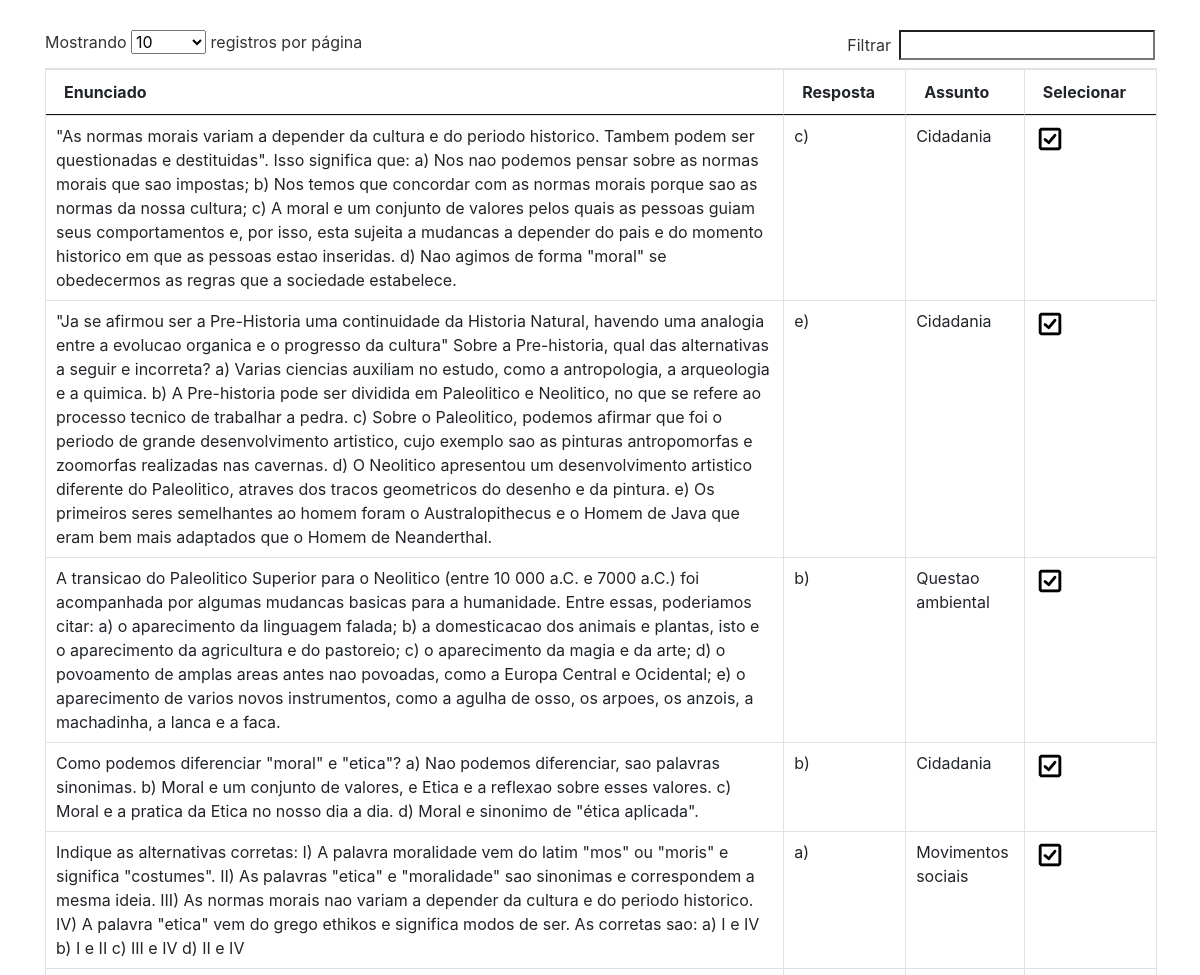
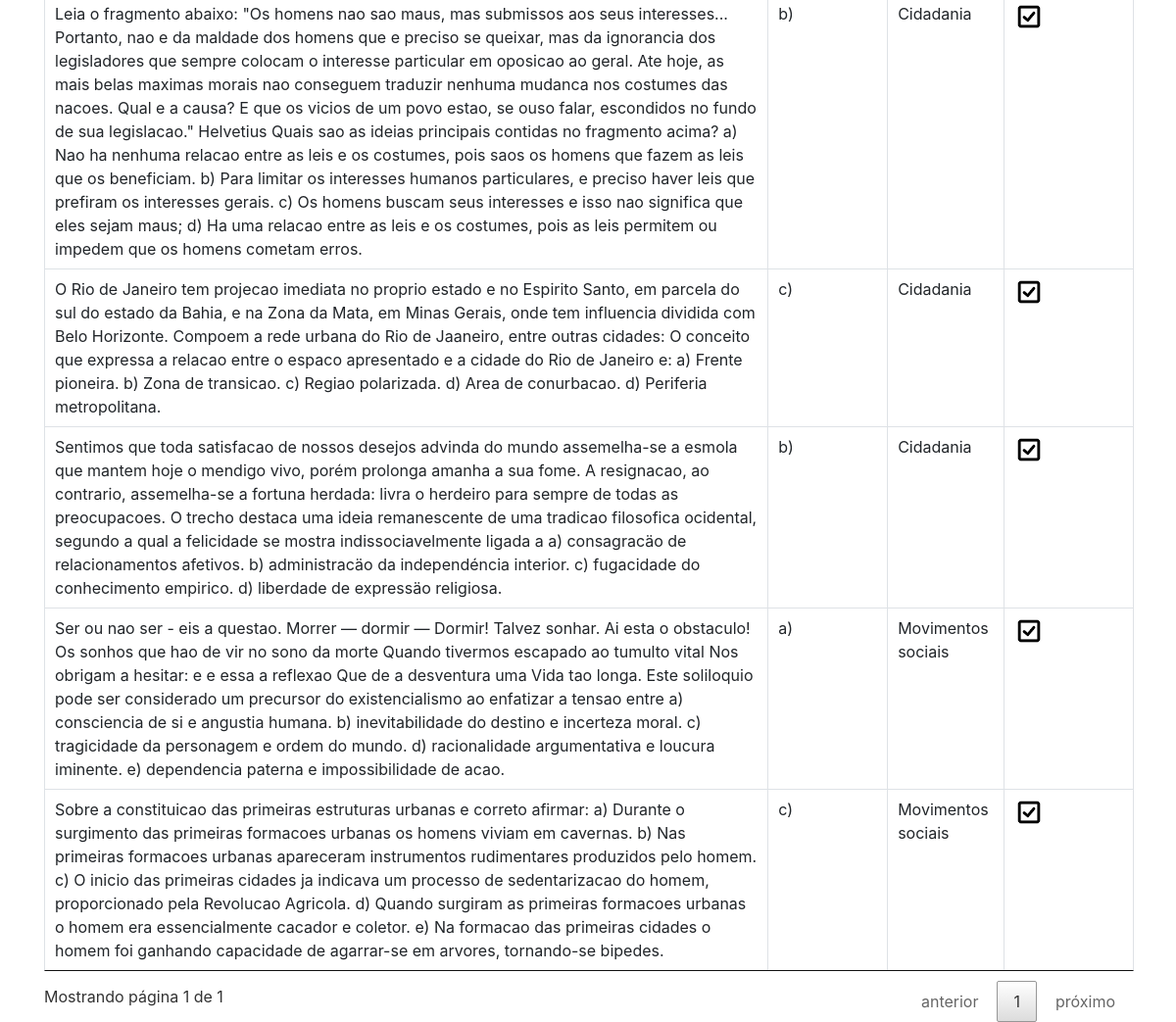
Page /list_hum.php on the committed database (2 pictures, top to bottom).
### tables this page shows
CREATE TABLE IF NOT EXISTS `questoes` (
  `idquestao` int(11) NOT NULL AUTO_INCREMENT,
  `questao` varchar(1000) NOT NULL,
  `resposta` varchar(20) NOT NULL,
  `img` varchar(500) DEFAULT NULL,
  `disciplina` varchar(30) NOT NULL,
  `assunto` varchar(100) NOT NULL,
  PRIMARY KEY (`idquestao`)
);

### list_hum.php (the view, shortened to what this page needs)
<?php
    require_once 'conexao.php';
?>
<!DOCTYPE html>
<html lang="pt-br">
<head>
    <link rel="stylesheet" href="css/bootstrap.min.css">
    <link rel="stylesheet" href="css/datatable.css">
    <link rel="stylesheet" href="css/dataTables.bootstrap.min.css">
</head>
<body>
<div class="container" style="position:relative;top:30px;">
        <table id="tabela" class="table table-bordered table-hover">
            <thead>
                <tr class="th">
                    <th>Enunciado</th>
                    <th>Resposta</th>
                    <th>Assunto</th>
                    <th>Selecionar</th>
                </tr>
            </thead>
            <tbody>
                <?php
                    $sql = "SELECT * FROM questoes WHERE disciplina = 'Ciencias Humanas'";
                    $resultado = mysqli_query($conn, $sql);
                    while($row = mysqli_fetch_array($resultado)):
                ?>
                <tr>
                    <td><?php echo utf8_encode($row['questao'])?></td>
                    <td><?php echo utf8_encode($row['resposta'])?></td>
                    <td><?php echo utf8_encode($row['assunto'])?></td>
                    <td><img src="img/selecionar.png" width="30px;"></td>
                </tr>
                <?php
                    endwhile;
                ?>
            </tbody>
        </table>
    </div>
</body>
</html>
</body>
</html>

### css/datatable.css (style rules this page uses)
table.dataTable { width:100%;margin:0 auto;clear:both;border-collapse:separate;border-spacing:0 }
table.dataTable thead th,table.dataTable tfoot th { font-weight:bold }
table.dataTable thead th,table.dataTable thead td { padding:10px 18px;border-bottom:1px solid #111 }
table.dataTable thead .sorting,table.dataTable thead .sorting_asc,table.dataTable thead .sorting_desc,table.dataTable thead .sorting_asc_disabled,table.dataTable thead .sorting_desc_disabled { cursor:pointer;*cursor:hand;background-repeat:no-repeat;background-position:center right }
table.dataTable thead .sorting { background-image:url("../images/sort_both.png") }
table.dataTable thead .sorting_asc { background-image:url("../images/sort_asc.png") }
table.dataTable tbody tr { background-color:#ffffff }
table.dataTable tbody th,table.dataTable tbody td { padding:8px 10px }
table.dataTable.no-footer { border-bottom:1px solid #111 }
table.dataTable,table.dataTable th,table.dataTable td { box-sizing:content-box }

### rows in the picture
questoes: questao "Sobre a constituicao das primeiras estruturas urbanas e correto afirmar: a) Durante o surgimento das primeiras formacoes urbanas os homens viviam em cavernas. b) Nas primeiras formacoes urbanas apareceram instrumentos rudimentares produzidos pelo homem. c) O inicio das primeiras cidades ja indicava um processo de sedentarizacao do homem, proporcionado pela Revolucao Agricola. d) Quando surgiram as primeiras formacoes urbanas o homem era essencialmente cacador e coletor. e) Na formacao das primeiras cidades o homem foi ganhando capacidade de agarrar-se em arvores, tornando-se bipedes.", resposta "c)", assunto "Movimentos sociais"
questoes: questao "A transicao do Paleolitico Superior para o Neolitico (entre 10 000 a.C. e 7000 a.C.) foi acompanhada por algumas mudancas basicas para a humanidade. Entre essas, poderiamos citar: a) o aparecimento da linguagem falada; b) a domesticacao dos animais e plantas, isto e o aparecimento da agricultura e do pastoreio; c) o aparecimento da magia e da arte; d) o povoamento de amplas areas antes nao povoadas, como a Europa Central e Ocidental; e) o aparecimento de varios novos instrumentos, como a agulha de osso, os arpoes, os anzois, a machadinha, a lanca e a faca.", resposta "b)", assunto "Questao ambiental"
questoes: questao "\"Ja se afirmou ser a Pre-Historia uma continuidade da Historia Natural, havendo uma analogia entre a evolucao organica e o progresso da cultura\" Sobre a Pre-historia, qual das alternativas a seguir e incorreta? a) Varias ciencias auxiliam no estudo, como a antropologia, a arqueologia e a quimica. b) A Pre-historia pode ser dividida em Paleolitico e Neolitico, no que se refere ao processo tecnico de trabalhar a pedra. c) Sobre o Paleolitico, podemos afirmar que foi o periodo de grande desenvolvimento artistico, cujo exemplo sao as pinturas antropomorfas e zoomorfas realizadas nas cavernas. d) O Neolitico apresentou um desenvolvimento artistico diferente do Paleolitico, atraves dos tracos…", resposta "e)", assunto "Cidadania"
questoes: questao "Indique as alternativas corretas: I) A palavra moralidade vem do latim \"mos\" ou \"moris\" e significa \"costumes\". II) As palavras \"etica\" e \"moralidade\" sao sinonimas e correspondem a mesma ideia. III) As normas morais nao variam a depender da cultura e do periodo historico. IV) A palavra \"etica\" vem do grego ethikos e significa modos de ser. As corretas sao: a) I e IV b) I e II c) III e IV d) II e IV", resposta "a)", assunto "Movimentos sociais"
questoes: questao "\"As normas morais variam a depender da cultura e do periodo historico. Tambem podem ser questionadas e destituidas\". Isso significa que: a) Nos nao podemos pensar sobre as normas morais que sao impostas; b) Nos temos que concordar com as normas morais porque sao as normas da nossa cultura; c) A moral e um conjunto de valores pelos quais as pessoas guiam seus comportamentos e, por isso, esta sujeita a mudancas a depender do pais e do momento historico em que as pessoas estao inseridas. d) Nao agimos de forma \"moral\" se obedecermos as regras que a sociedade estabelece.", resposta "c)", assunto "Cidadania"
questoes: questao "Como podemos diferenciar \"moral\" e \"etica\"? a) Nao podemos diferenciar, sao palavras sinonimas. b) Moral e um conjunto de valores, e Etica e a reflexao sobre esses valores. c) Moral e a pratica da Etica no nosso dia a dia. d) Moral e sinonimo de \"ética aplicada\".", resposta "b)", assunto "Cidadania"
questoes: questao "Leia o fragmento abaixo: \"Os homens nao sao maus, mas submissos aos seus interesses... Portanto, nao e da maldade dos homens que e preciso se queixar, mas da ignorancia dos legisladores que sempre colocam o interesse particular em oposicao ao geral. Ate hoje, as mais belas maximas morais nao conseguem traduzir nenhuma mudanca nos costumes das nacoes. Qual e a causa? E que os vicios de um povo estao, se ouso falar, escondidos no fundo de sua legislacao.\" Helvetius Quais sao as ideias principais contidas no fragmento acima? a) Nao ha nenhuma relacao entre as leis e os costumes, pois saos os homens que fazem as leis que os beneficiam. b) Para limitar os interesses humanos particulares, e…", resposta "b)", assunto "Cidadania"
questoes: questao "Sentimos que toda satisfacao de nossos desejos advinda do mundo assemelha-se a esmola que mantem hoje o mendigo vivo, porém prolonga amanha a sua fome. A resignacao, ao contrario, assemelha-se a fortuna herdada: livra o herdeiro para sempre de todas as preocupacoes. O trecho destaca uma ideia remanescente de uma tradicao filosofica ocidental, segundo a qual a felicidade se mostra indissociavelmente ligada a a) consagracäo de relacionamentos afetivos. b) administracäo da independéncia interior. c) fugacidade do conhecimento empirico. d) liberdade de expressäo religiosa.", resposta "b)", assunto "Cidadania"
questoes: questao "O Rio de Janeiro tem projecao imediata no proprio estado e no Espirito Santo, em parcela do sul do estado da Bahia, e na Zona da Mata, em Minas Gerais, onde tem influencia dividida com Belo Horizonte. Compoem a rede urbana do Rio de Jaaneiro, entre outras cidades: O conceito que expressa a relacao entre o espaco apresentado e a cidade do Rio de Janeiro e: a) Frente pioneira. b) Zona de transicao. c) Regiao polarizada. d) Area de conurbacao. d) Periferia metropolitana.", resposta "c)", assunto "Cidadania"
questoes: questao "Ser ou nao ser - eis a questao. Morrer — dormir — Dormir! Talvez sonhar. Ai esta o obstaculo! Os sonhos que hao de vir no sono da morte Quando tivermos escapado ao tumulto vital Nos obrigam a hesitar: e e essa a reflexao Que de a desventura uma Vida tao longa. Este soliloquio pode ser considerado um precursor do existencialismo ao enfatizar a tensao entre a) consciencia de si e angustia humana. b) inevitabilidade do destino e incerteza moral. c) tragicidade da personagem e ordem do mundo. d) racionalidade argumentativa e loucura iminente. e) dependencia paterna e impossibilidade de acao.", resposta "a)", assunto "Movimentos sociais"
